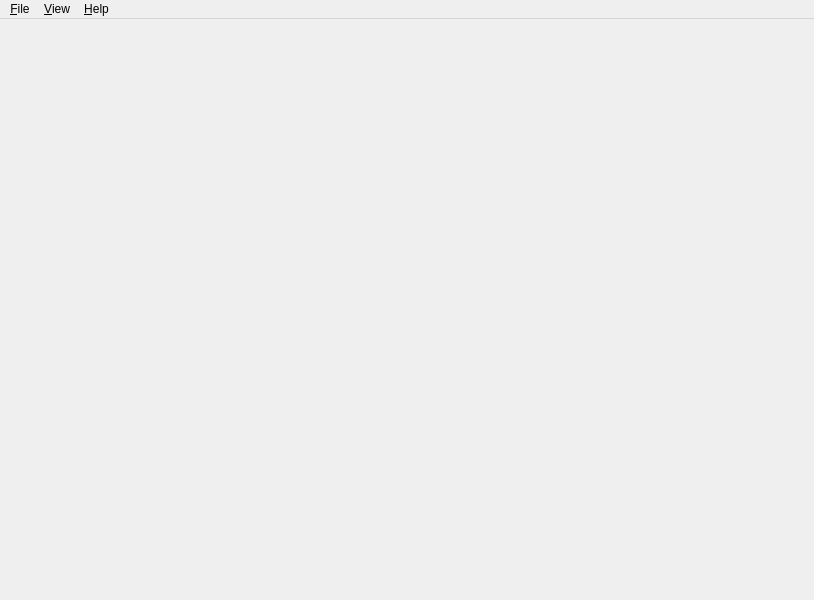
<?xml version="1.0" encoding="UTF-8"?>
<ui version="4.0">
 <class>yaeMainWindow</class>
 <widget class="QMainWindow" name="yaeMainWindow">
  <property name="geometry">
   <rect>
    <x>0</x>
    <y>0</y>
    <width>814</width>
    <height>600</height>
   </rect>
  </property>
  <property name="windowTitle">
   <string>Aeyae Remux</string>
  </property>
  <property name="windowIcon">
   <iconset>
    <normaloff>:/images/aeyae-remux-logo.png</normaloff>:/images/aeyae-remux-logo.png</iconset>
  </property>
  <widget class="QWidget" name="centralwidget">
   <layout class="QVBoxLayout" name="verticalLayout_2">
    <property name="spacing">
     <number>0</number>
    </property>
    <property name="margin">
     <number>0</number>
    </property>
    <item>
     <widget class="QWidget" name="canvasContainer_" native="true">
      <property name="sizePolicy">
       <sizepolicy hsizetype="Expanding" vsizetype="Expanding">
        <horstretch>0</horstretch>
        <verstretch>0</verstretch>
       </sizepolicy>
      </property>
     </widget>
    </item>
   </layout>
  </widget>
  <widget class="QMenuBar" name="menubar">
   <property name="geometry">
    <rect>
     <x>0</x>
     <y>0</y>
     <width>814</width>
     <height>22</height>
    </rect>
   </property>
   <widget class="QMenu" name="menuFile">
    <property name="title">
     <string>&amp;File</string>
    </property>
    <addaction name="actionOpen"/>
    <addaction name="actionSave"/>
    <addaction name="actionSaveAs"/>
    <addaction name="separator"/>
    <addaction name="actionImport"/>
    <addaction name="actionExport"/>
    <addaction name="separator"/>
    <addaction name="actionExit"/>
   </widget>
   <widget class="QMenu" name="menuView">
    <property name="title">
     <string>&amp;View</string>
    </property>
    <addaction name="actionFullScreen"/>
   </widget>
   <widget class="QMenu" name="menuHelp">
    <property name="title">
     <string>&amp;Help</string>
    </property>
    <addaction name="actionAbout"/>
   </widget>
   <addaction name="menuFile"/>
   <addaction name="menuView"/>
   <addaction name="menuHelp"/>
  </widget>
  <action name="actionOpen">
   <property name="text">
    <string>&amp;Open</string>
   </property>
   <property name="shortcut">
    <string>Ctrl+O</string>
   </property>
   <property name="shortcutContext">
    <enum>Qt::ApplicationShortcut</enum>
   </property>
  </action>
  <action name="actionSave">
   <property name="text">
    <string>&amp;Save</string>
   </property>
   <property name="shortcut">
    <string>Ctrl+S</string>
   </property>
   <property name="shortcutContext">
    <enum>Qt::ApplicationShortcut</enum>
   </property>
  </action>
  <action name="actionSaveAs">
   <property name="text">
    <string>Save &amp;As</string>
   </property>
   <property name="shortcutContext">
    <enum>Qt::ApplicationShortcut</enum>
   </property>
  </action>
  <action name="actionImport">
   <property name="text">
    <string>&amp;Import</string>
   </property>
   <property name="shortcut">
    <string>Ctrl+Shift+=</string>
   </property>
   <property name="shortcutContext">
    <enum>Qt::ApplicationShortcut</enum>
   </property>
  </action>
  <action name="actionExport">
   <property name="text">
    <string>&amp;Export</string>
   </property>
  </action>
  <action name="actionExit">
   <property name="text">
    <string>&amp;Quit</string>
   </property>
   <property name="shortcut">
    <string>Ctrl+Q</string>
   </property>
   <property name="shortcutContext">
    <enum>Qt::ApplicationShortcut</enum>
   </property>
  </action>
  <action name="actionFullScreen">
   <property name="checkable">
    <bool>true</bool>
   </property>
   <property name="text">
    <string>&amp;Full Screen</string>
   </property>
   <property name="shortcutContext">
    <enum>Qt::ApplicationShortcut</enum>
   </property>
  </action>
  <action name="actionAbout">
   <property name="text">
    <string>About</string>
   </property>
  </action>
 </widget>
 <resources>
  <include location="aeyaeremux.qrc"/>
 </resources>
 <connections/>
</ui>
